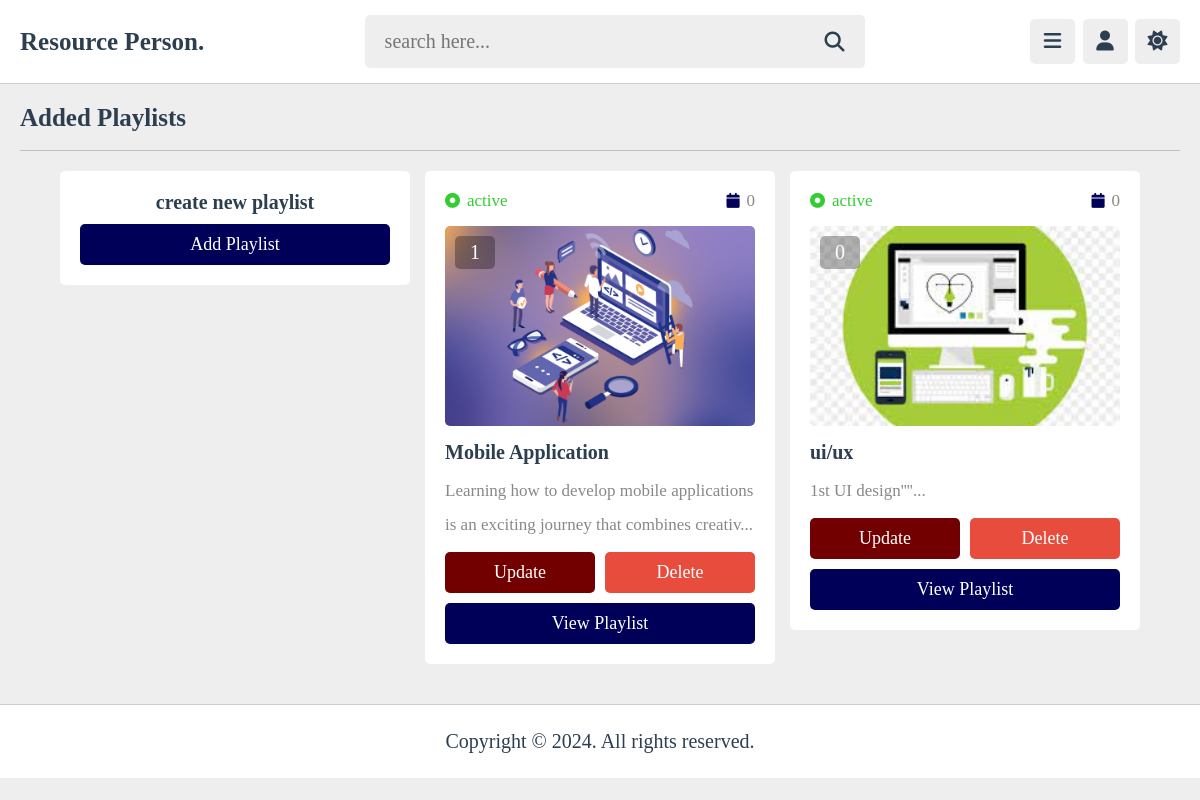
/admin/playlists.php (signed in), run on the app's committed database.
### tables this page shows
CREATE TABLE IF NOT EXISTS `playlist` (
  `id` varchar(20) NOT NULL,
  `tutor_id` varchar(20) NOT NULL,
  `title` varchar(100) NOT NULL,
  `description` varchar(1000) NOT NULL,
  `thumb` varchar(100) NOT NULL,
  `date` int NOT NULL,
  `status` varchar(20) NOT NULL DEFAULT 'deactive'
);

### admin/playlists.php (the view, shortened to what this page needs)
<?php
include '../components/connect.php';
if(isset($_COOKIE['tutor_id'])){
   $tutor_id = $_COOKIE['tutor_id'];
}else{
   $tutor_id = '';
   header('location:login.php');
}
?>
<!DOCTYPE html>
<html lang="en">
<head>
   <link rel="stylesheet" href="https://cdnjs.cloudflare.com/ajax/libs/font-awesome/6.2.0/css/all.min.css">
   <link rel="stylesheet" href="../css/admin_style.css">
</head>
<body>
<?php include '../components/admin_header.php'; ?>
<section class="playlists">
   <h1 class="heading">added playlists</h1>
   <div class="box-container">
      <div class="box" style="text-align: center;">
         <h3 class="title" style="margin-bottom: .5rem;">create new playlist</h3>
         <a href="add_playlist.php" class="btn">add playlist</a>
      </div>
      <?php
         $select_playlist = $conn->prepare("SELECT * FROM `playlist` WHERE tutor_id = ? ORDER BY date DESC");
         $select_playlist->execute([$tutor_id]);
         if($select_playlist->rowCount() > 0){
         while($fetch_playlist = $select_playlist->fetch(PDO::FETCH_ASSOC)){
            $playlist_id = $fetch_playlist['id'];
            $count_videos = $conn->prepare("SELECT * FROM `content` WHERE playlist_id = ?");
            $count_videos->execute([$playlist_id]);
            $total_videos = $count_videos->rowCount();
      ?>
      <div class="box">
         <div class="flex">
            <div><i class="fas fa-circle-dot" style="<?php if($fetch_playlist['status'] == 'active'){echo 'color:limegreen'; }else{echo 'color:red';} ?>"></i><span style="<?php if($fetch_playlist['status'] == 'active'){echo 'color:limegreen'; }else{echo 'color:red';} ?>"><?= $fetch_playlist['status']; ?></span></div>
            <div><i class="fas fa-calendar"></i><span><?= $fetch_playlist['date']; ?></span></div>
         </div>
         <div class="thumb">
            <span><?= $total_videos; ?></span>
            <img src="../uploaded_files/<?= $fetch_playlist['thumb']; ?>" alt="">
         </div>
         <h3 class="title"><?= $fetch_playlist['title']; ?></h3>
         <p class="description"><?= $fetch_playlist['description']; ?></p>
         <form action="" method="post" class="flex-btn">
            <a href="update_playlist.php?get_id=<?= $playlist_id; ?>" class="option-btn">update</a>
            <input type="submit" value="delete" class="delete-btn" onclick="return confirm('delete this playlist?');" name="delete">
         </form>
         <a href="view_playlist.php?get_id=<?= $playlist_id; ?>" class="btn">view playlist</a>
      </div>
      <?php
         }
      }else{
         echo '<p class="empty">no playlist added yet!</p>';
      }
      ?>
   </div>
</section>
<?php include '../components/footer.php'; ?>
</body>
</html>

### css/admin_style.css (style rules this page uses)
:root { --main-color:#000059; --blue :#000059; --red:#e74c3c; --oragen:#720000; --white:#fff; --black:#2c3e50; --light-color:#888; --light-bg:#eee; --border:.1rem solid rgba(0,0,0,.2); }
* { font-family:"Lisu Bosa", serif; margin: 0; padding: 0; box-sizing: border-box; outline: none; border: none; text-decoration: none; }
html { font-size: 62.5%; overflow-x: hidden; }
body { background-color: var(--light-bg); padding-left: 30rem; }
section { padding:2rem; max-width: 1200px; margin: 0 auto; }
.btn, .option-btn, .delete-btn, .inline-btn, .inline-option-btn, .inline-delete-btn { border-radius: .5rem; padding: 1rem 3rem; font-size: 1.8rem; color: #fff; margin-top: 1rem; text-transform: capitalize; cursor: pointer; text-align: center; }
.btn, .option-btn, .delete-btn { display: block; width: 100%; }
.btn, .inline-btn { background-color: var(--main-color); }
.option-btn, .inline-option-btn { background-color: var(--oragen); }
.delete-btn, .inline-delete-btn { background-color: var(--red); }
.flex-btn { display:flex; gap: 1rem; }
.heading { padding-bottom: 1.8rem; border-bottom: var(--border); font-size: 2.5rem; color: var(--black); text-transform: capitalize; margin-bottom: 2rem; }
.playlists .box-container { display: grid; grid-template-columns: repeat(auto-fit, 35rem); align-items: flex-start; justify-content: center; gap: 1.5rem; }
.playlists .box-container .box { background-color: var(--white); border-radius: .5rem; padding: 2rem; overflow-x:hidden; }
.playlists .box-container .box .thumb { height: 20rem; position: relative; margin: 1.5rem 0; }
.playlists .box-container .box .flex { display: flex; align-items: center; gap: 1.5rem; justify-content: space-between; }
.playlists .box-container .box .flex i { font-size: 1.5rem; color: var(--main-color); margin-right:.7rem; }
.playlists .box-container .box .flex span { color: var(--light-color); font-size: 1.7rem; }
.playlists .box-container .box .thumb img { height: 100%; width: 100%; object-fit: cover; border-radius: .5rem; }
.playlists .box-container .box .thumb span { background-color: rgba(0,0,0,.3); color: #fff; border-radius: .5rem; position: absolute; top: 1rem; left: 1rem; padding: .5rem 1.5rem; font-size: 2rem; }
.playlists .box-container .box .title { font-size: 2rem; color: var(--black); margin-bottom: 1rem; text-overflow: ellipsis; white-space: nowrap; overflow-x:hidden; }
.playlists .box-container .box .description { line-height: 2; font-size: 1.7rem; color: var(--light-color); }
.playlists .box-container .box .description::after { content: '...'; }
@media (max-width:1200px) { body { padding-left: 0; } }

### data on the page
playlist: status "active", date "0", total_videos "1", thumb (picture), title "Mobile Application", description "Learning how to develop mobile applications is an exciting journey that combines creativ"
playlist: status "active", date "0", total_videos "0", thumb (picture), title "ui/ux", description "1st UI design''''"
